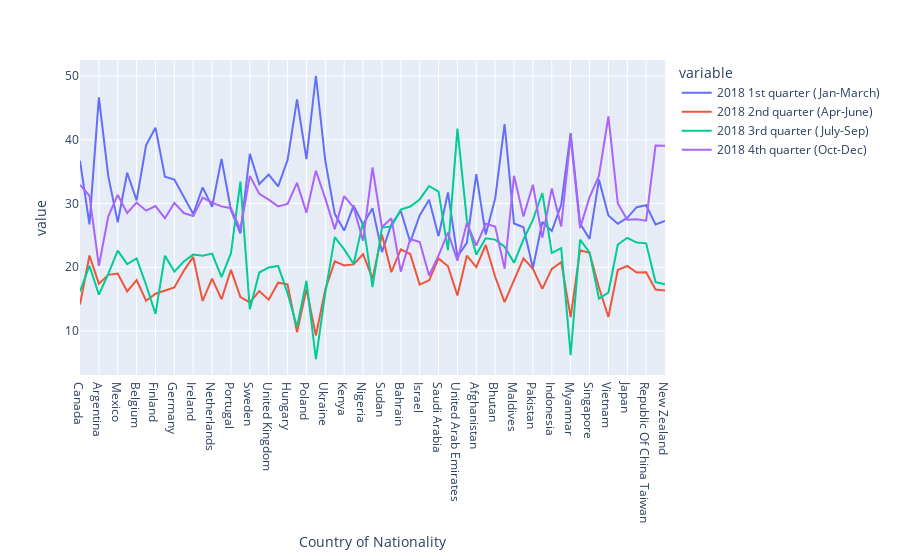

Write notebook code for a chart like this one.
### Code cell
cols = ['2018 1st quarter (Jan-March) ','2018 2nd quarter (Apr-June)', '2018 3rd quarter (July-Sep) ', '2018 4th quarter (Oct-Dec) ']
px.line(df, df.index, cols)

### Figure 1 — Plotly figure (JSON) as saved in the notebook; plotly's stock layout.template omitted (floating-point values rounded to 4 significant figures)
{"data": [{"hovertemplate": "variable=2018 1st quarter (Jan-March) <br>Country of Nationality=%{x}<br>value=%{y}<extra></extra>", "legendgroup": "2018 1st quarter (Jan-March) ", "line": {"color": "#636efa", "dash": "solid"}, "marker": {"symbol": "circle"}, "mode": "lines", "name": "2018 1st quarter (Jan-March) ", "orientation": "v", "showlegend": true, "type": "scatter", "x": ["Canada", "United States Of America", "Argentina", "Brazil", "Mexico", "Austria", "Belgium", "Denmark", "Finland", "France", "Germany", "Greece", "Ireland", "Italy", "Netherlands", "Norway", "Portugal", "Spain", "Sweden", "Switzerland", "United Kingdom", "Czech Rep.", "Hungary", "Kazakhstan", "Poland", "Russian Federation", "Ukraine", "Egypt", "Kenya", "Mauritius", "Nigeria", "South Africa", "Sudan", "Tanzania", "Bahrain", "Iraq", "Israel", "Oman", "Saudi Arabia", "Turkey", "United Arab Emirates", "Yemen", "Afghanistan", "Bangladesh", "Bhutan", "Iran", "Maldives", "Nepal", "Pakistan", "Sri Lanka", "Indonesia", "Malaysia", "Myanmar", "Philippines", "Singapore", "Thailand", "Vietnam", "China", "Japan", "Korea (Republic Of ", "Republic Of China Taiwan", "Australia", "New Zealand"], "xaxis": "x", "y": [36.72, 26.72, 46.65, 34.25, 27.04, 34.82, 30.49, 39.12, 41.88, 34.22, 33.76, 31.16, 28.36, 32.54, 29.5, 37.01, 28.95, 25.31, 37.79, 33.06, 34.54, 32.68, 36.81, 46.34, 36.97, 50.05, 36.69, 28.38, 25.76, 29.66, 26.71, 29.27, 22.37, 26.71, 28.83, 23.96, 28.12, 30.59, 24.88, 31.73, 21.67, 23.83, 34.6, 25.13, 30.76, 42.46, 26.86, 26.27, 19.88, 27.11, 25.68, 29.81, 41.05, 26.85, 24.45, 33.75, 28.12, 26.84, 27.75, 29.43, 29.73, 26.71, 27.26], "yaxis": "y"}, {"hovertemplate": "variable=2018 2nd quarter (Apr-June)<br>Country of Nationality=%{x}<br>value=%{y}<extra></extra>", "legendgroup": "2018 2nd quarter (Apr-June)", "line": {"color": "#EF553B", "dash": "solid"}, "marker": {"symbol": "circle"}, "mode": "lines", "name": "2018 2nd quarter (Apr-June)", "orientation": "v", "showlegend": true, "type": "scatter", "x": ["Canada", "United States Of America", "Argentina", "Brazil", "Mexico", "Austria", "Belgium", "Denmark", "Finland", "France", "Germany", "Greece", "Ireland", "Italy", "Netherlands", "Norway", "Portugal", "Spain", "Sweden", "Switzerland", "United Kingdom", "Czech Rep.", "Hungary", "Kazakhstan", "Poland", "Russian Federation", "Ukraine", "Egypt", "Kenya", "Mauritius", "Nigeria", "South Africa", "Sudan", "Tanzania", "Bahrain", "Iraq", "Israel", "Oman", "Saudi Arabia", "Turkey", "United Arab Emirates", "Yemen", "Afghanistan", "Bangladesh", "Bhutan", "Iran", "Maldives", "Nepal", "Pakistan", "Sri Lanka", "Indonesia", "Malaysia", "Myanmar", "Philippines", "Singapore", "Thailand", "Vietnam", "China", "Japan", "Korea (Republic Of ", "Republic Of China Taiwan", "Australia", "New Zealand"], "xaxis": "x", "y": [14.14, 21.84, 17.42, 18.8, 19.02, 16.19, 17.98, 14.75, 15.84, 16.3, 16.83, 19.44, 21.63, 14.71, 18.22, 14.98, 19.58, 15.3, 14.47, 16.25, 14.9, 17.57, 17.31, 9.81, 16.58, 9.26, 16.53, 20.92, 20.27, 20.45, 22.06, 18.2, 25.12, 19.22, 22.81, 22.08, 17.28, 17.95, 21.38, 20.16, 15.56, 21.81, 20.03, 23.49, 18.5, 14.53, 18.1, 21.4, 19.76, 16.6, 19.74, 20.79, 12.18, 22.67, 22.26, 16.81, 12.19, 19.59, 20.2, 19.17, 19.22, 16.51, 16.33], "yaxis": "y"}, {"hovertemplate": "variable=2018 3rd quarter (July-Sep) <br>Country of Nationality=%{x}<br>value=%{y}<extra></extra>", "legendgroup": "2018 3rd quarter (July-Sep) ", "line": {"color": "#00cc96", "dash": "solid"}, "marker": {"symbol": "circle"}, "mode": "lines", "name": "2018 3rd quarter (July-Sep) ", "orientation": "v", "showlegend": true, "type": "scatter", "x": ["Canada", "United States Of America", "Argentina", "Brazil", "Mexico", "Austria", "Belgium", "Denmark", "Finland", "France", "Germany", "Greece", "Ireland", "Italy", "Netherlands", "Norway", "Portugal", "Spain", "Sweden", "Switzerland", "United Kingdom", "Czech Rep.", "Hungary", "Kazakhstan", "Poland", "Russian Federation", "Ukraine", "Egypt", "Kenya", "Mauritius", "Nigeria", "South Africa", "Sudan", "Tanzania", "Bahrain", "Iraq", "Israel", "Oman", "Saudi Arabia", "Turkey", "United Arab Emirates", "Yemen", "Afghanistan", "Bangladesh", "Bhutan", "Iran", "Maldives", "Nepal", "Pakistan", "Sri Lanka", "Indonesia", "Malaysia", "Myanmar", "Philippines", "Singapore", "Thailand", "Vietnam", "China", "Japan", "Korea (Republic Of ", "Republic Of China Taiwan", "Australia", "New Zealand"], "xaxis": "x", "y": [16.19, 20.23, 15.71, 18.95, 22.6, 20.48, 21.37, 17.25, 12.68, 21.8, 19.32, 20.89, 21.98, 21.82, 22.14, 18.45, 22.21, 33.44, 13.39, 19.17, 19.96, 20.2, 15.93, 10.61, 17.87, 5.56, 16.02, 24.72, 22.8, 20.51, 27.09, 16.88, 26.23, 26.39, 29.06, 29.53, 30.64, 32.75, 31.88, 22.66, 41.74, 27.42, 21.98, 24.55, 24.34, 23.23, 20.69, 24.35, 27.42, 31.65, 22.23, 22.99, 6.2, 24.32, 22.33, 15.09, 16.03, 23.57, 24.62, 23.87, 23.75, 17.67, 17.34], "yaxis": "y"}, {"hovertemplate": "variable=2018 4th quarter (Oct-Dec) <br>Country of Nationality=%{x}<br>value=%{y}<extra></extra>", "legendgroup": "2018 4th quarter (Oct-Dec) ", "line": {"color": "#ab63fa", "dash": "solid"}, "marker": {"symbol": "circle"}, "mode": "lines", "name": "2018 4th quarter (Oct-Dec) ", "orientation": "v", "showlegend": true, "type": "scatter", "x": ["Canada", "United States Of America", "Argentina", "Brazil", "Mexico", "Austria", "Belgium", "Denmark", "Finland", "France", "Germany", "Greece", "Ireland", "Italy", "Netherlands", "Norway", "Portugal", "Spain", "Sweden", "Switzerland", "United Kingdom", "Czech Rep.", "Hungary", "Kazakhstan", "Poland", "Russian Federation", "Ukraine", "Egypt", "Kenya", "Mauritius", "Nigeria", "South Africa", "Sudan", "Tanzania", "Bahrain", "Iraq", "Israel", "Oman", "Saudi Arabia", "Turkey", "United Arab Emirates", "Yemen", "Afghanistan", "Bangladesh", "Bhutan", "Iran", "Maldives", "Nepal", "Pakistan", "Sri Lanka", "Indonesia", "Malaysia", "Myanmar", "Philippines", "Singapore", "Thailand", "Vietnam", "China", "Japan", "Korea (Republic Of ", "Republic Of China Taiwan", "Australia", "New Zealand"], "xaxis": "x", "y": [32.94, 31.22, 20.22, 28, 31.34, 28.52, 30.15, 28.88, 29.6, 27.69, 30.09, 28.51, 28.04, 30.93, 30.14, 29.55, 29.26, 25.95, 34.34, 31.51, 30.61, 29.55, 29.94, 33.24, 28.57, 35.14, 30.76, 25.98, 31.17, 29.38, 24.14, 35.65, 26.28, 27.68, 19.3, 24.42, 23.96, 18.7, 21.85, 25.45, 21.03, 26.94, 23.4, 26.83, 26.4, 19.78, 34.35, 27.97, 32.94, 24.64, 32.35, 26.4, 40.58, 26.15, 30.96, 34.35, 43.66, 30, 27.44, 27.54, 27.3, 39.11, 39.06], "yaxis": "y"}], "layout": {"legend": {"title": {"text": "variable"}, "tracegroupgap": 0}, "margin": {"t": 60}, "xaxis": {"anchor": "y", "domain": [0, 1], "title": {"text": "Country of Nationality"}}, "yaxis": {"anchor": "x", "domain": [0, 1], "title": {"text": "value"}}}}
